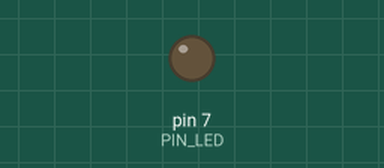
Simulated run of this sketch. Board: Arduino Uno, built with avr-gcc and run on an emulated ATmega328P. On the bench: output pins drawn as LEDs (lit = HIGH).

Above: at 0.1 s.
At 2.1 s:
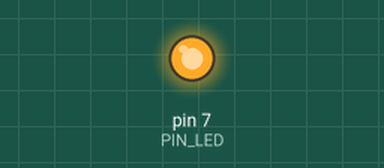
Timing chart, 0 to 3.6 s (numbered marks = the images above):
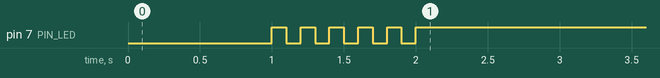

Measured:
- by itself, pin 7 (PIN_LED): alternates HIGH for 0.10 s and LOW for 0.10 s, 10 changes in all, then stays HIGH

The sketch:

05_practice_2.ino
```cpp
#define PIN_LED 7
unsigned int toggle;

void setup() {
  pinMode(PIN_LED, OUTPUT);
  toggle = 0;
  digitalWrite(PIN_LED, toggle); // turn on LED.
  delay(1000);
  for(int i = 0; i < 10; i++) {
    toggle = toggle_state(toggle); // toggle LED value.
    digitalWrite(PIN_LED, toggle); // update LED status.
    delay(100); // wait for 100 milliseconds
  }
}

void loop() {
  digitalWrite(PIN_LED, 1);
}

int toggle_state(int toggle) {
  return !toggle;
}
```
